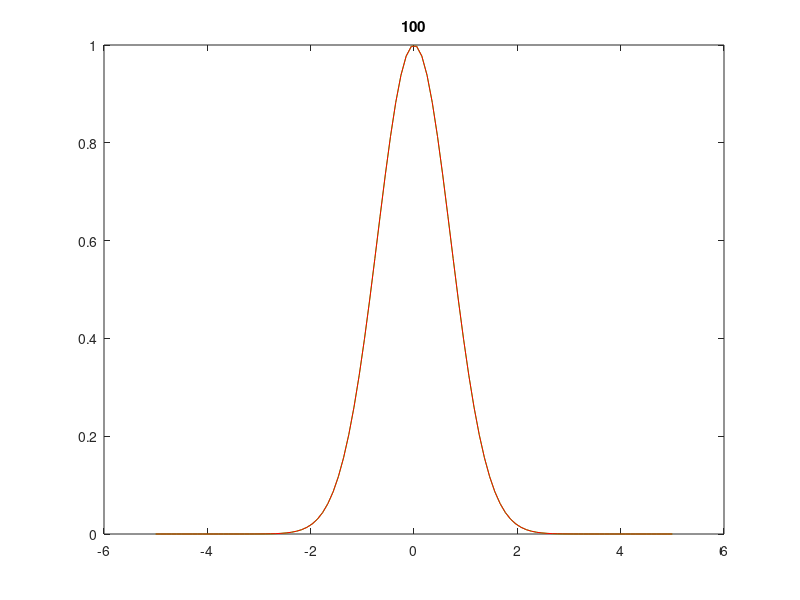

Source code (MATLAB):
clear, figure(1), clf

% PHYSICS
Lx  = 10.0;
K   = 1.0;
rho = 1.0;

% NUMERICS
Nx  = 100;
Nt  = 100;
CFL = 1.0;

% PREPROCESSING
dX = Lx / (Nx - 1);
x  = (-Lx / 2) : dX : (Lx / 2);
dt = CFL * dX / sqrt(K / rho);

% INITIAL CONDITIONS
P  = exp(-x .* x);
P0 = P;
V  = zeros(1,Nx+1);

% ACTION LOOP
for it = 1:Nt
  dPdt       = -diff(V) / dX * K;
  P          = P + dPdt * dt;
  dVdt       = - diff(P) / dX / rho;
  V(2:end-1) = V(2:end-1) + dVdt * dt;
% POSTPROCESSING
  if mod(it, 2) == 0
    plot(x, P0, 'g', x, P, 'r'), title(it), drawnow
  end
end
